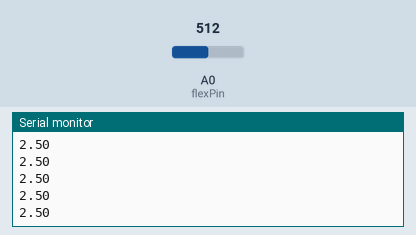
A sketch run on a simulated Arduino Uno, built with avr-gcc and run on an emulated ATmega328P. Parts: the last lines printed to the serial monitor. Inputs (shaded band) come from the test bench; at power-on: A0 (flexPin) = 512.

Above: at 1.2 s.
1.3 s: A0 (flexPin) set to 716
At 1.32 s:
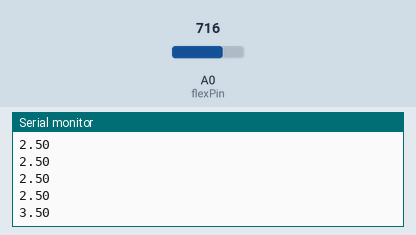
2.8 s: A0 (flexPin) set to 900
At 2.83 s:
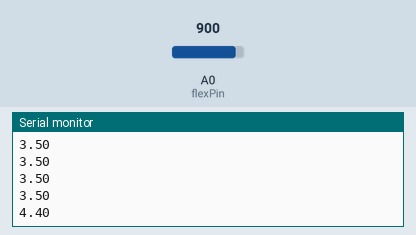
Timing chart, 0 to 5.8 s (numbered marks = the images above; inputs shaded):
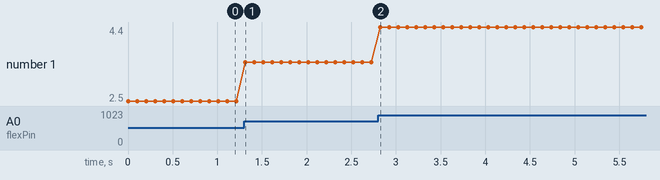

Measured:
- after the input at 1.3 s, the serial monitor: prints a new line at once (image 1)
- after the input at 2.8 s, the serial monitor: prints a new line at once (image 2)
- plotted number 1: 2.5 → 3.5 after the input at 1.3 s, 3.5 → 4.4 after the input at 2.8 s

The sketch:

TP_Flex_Sensor.ino
```cpp
const int flexPin = A0;      // Pin connected to voltage divider output

// Change these constants according to your project's design
const float VCC = 5;      // voltage at Ardunio 5V line
const float R_DIV = 47000.0;  // resistor used to create a voltage divider
const float flatResistance = 25000.0; // resistance when flat
const float bendResistance = 100000.0;  // resistance at 90 deg

void setup() {
  Serial.begin(9600);
  pinMode(flexPin, INPUT);
}

void loop() {
  // Read the ADC, and calculate voltage and resistance from it
  int ADCflex = analogRead(flexPin);
  float Vflex = ADCflex * VCC / 1023.0;
  float Rflex = R_DIV * (VCC / Vflex - 1.0);
  //Serial.println("Resistance: " + String(Rflex) + " ohms");

  // Use the calculated resistance to estimate the sensor's bend angle:
  float angle = map(Rflex, flatResistance, bendResistance, 0, 90.0); // permet de faire une régression linéaire entre le nouveau min et le nouveau max qu'on lui a fournit
  //Serial.println("Bend: " + String(angle) + " degrees");
  Serial.println();
  Serial.println(analogRead(A0)*5.0/1023.0);

  delay(100);
}
```
